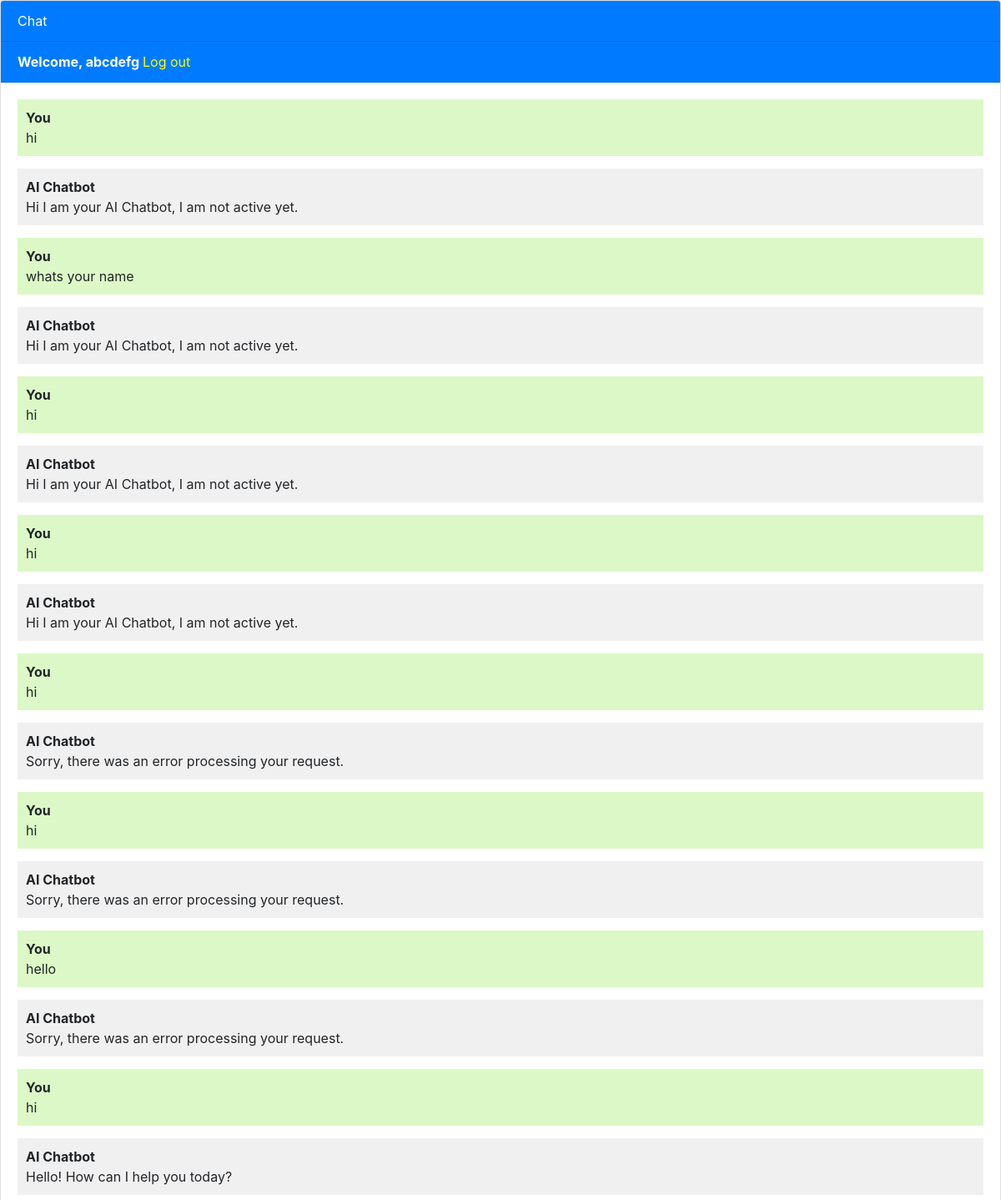
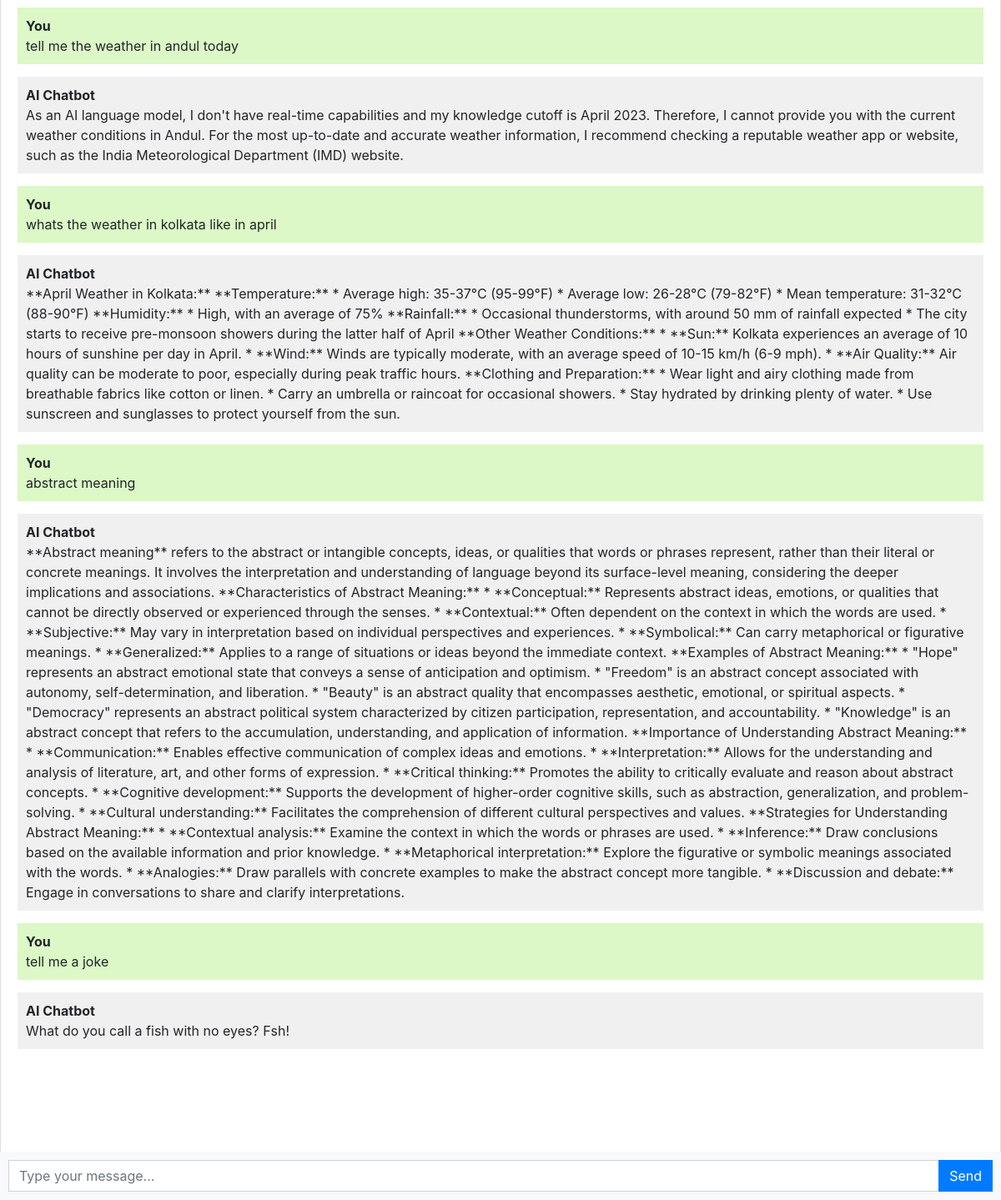
/chatbot (signed in), run on the app's committed database (2 pictures, top to bottom).
### chatbot/models.py (models this page shows, shortened)
class Chat(models.Model):
    user = models.ForeignKey(User, on_delete=models.CASCADE)
    message = models.TextField()
    response = models.TextField()
    created_at = models.DateTimeField(auto_now_add=True)

### chatbot/views.py (the view, shortened to what this page needs)
# urls.py: path('chatbot', views.chatbot, name='chatbot'),
def chatbot(request):
    chats = Chat.objects.filter(user=request.user)
    return render(request, 'chatbot.html', {'chats': chats})

### templates/chatbot.html (shortened to what this page needs)
{% extends 'base.html' %}
{% block content %}
<div class="chat-container">
  <div class="card flex-grow-1">
    <div class="card-header bg-primary text-white">Chat</div>
    {% if user.is_authenticated %}
    <div class="card-header bg-primary text-white"><b>Welcome, {{ user.username }} </b> <a href='login' style='color: yellow'> Log out</a></div>
    {% else %}
    <div class="card-header bg-primary text-white"><b>Please Log in</b><a href='login' style='color: yellow;'>Log in</a>      <a href="register"style='color: yellow;'>Register</a></div>
    {% endif%}
    <div class="card-body messages-box">
    <ul class="list-unstyled messages-list">
        {% for chat in  chats %}
          {% if chat.user == request.user %}
              <li class="message sent">
          <div class="message-text">
            <div class="message-sender">
              <b>You</b>
            </div>
            <div class="message-content">
              {{ chat.message }}
            </div>
          </div>
        </li>
              <li class="message received">
          <div class="message-text">
            <div class="message-sender">
              <b>AI Chatbot</b>
            </div>
            <div class="message-content">
              {{ chat.response }}
            </div>
          </div>
        </li>
          {% endif %}
        {% endfor %}
      </ul>
    </div>
    <br><br>
    <br><br>
    <br><br>
  </div>
  <form class="message-form">
    <div class="input-group">
      <input type="text" class="form-control message-input" placeholder="Type your message...">
      <div class="input-group-append">
        <button type="submit" class="btn btn-primary btn-send">Send</button>
      </div>
    </div>
  </form>
</div>
{% endblock %}

### templates/base.html (shortened to what this page needs)
<!DOCTYPE html>
<html lang="en">
  <head>
    <link rel="stylesheet" href="https://stackpath.bootstrapcdn.com/bootstrap/4.3.1/css/bootstrap.min.css">
  </head>
  <body>
    {% block content %}{% endblock %}
  </body>
</html>

### templates/chatbot.html (style rules this page uses)
body, html { height: 100%; }
.messages-box { flex: 1; overflow-y: auto; }
.messages-list { padding-left: 0; }
.message { margin-bottom: 15px; list-style: none; }
.message-text { padding: 10px; border-radius: 5px; }
.sent { background-color: #dcf8c6; align-self: flex-end; }
.received { background-color: #f1f0f0; align-self: flex-start; }
.message-form { display: flex; position: fixed; bottom: 0; left: 0; right: 0; padding: 10px; background-color: #f8f9fa; }
.message-input { flex: 1; border-radius: 0; border-right: none; }
.btn-send { border-radius: 0; }
.chat-container { height: 100%; display: flex; flex-direction: column; }

### data on the page
Chat: message "hi", response "Hi I am your AI Chatbot, I am not active yet."
Chat: message "whats your name", response "Hi I am your AI Chatbot, I am not active yet."
Chat: message "hi", response "Hi I am your AI Chatbot, I am not active yet."
Chat: message "hi", response "Hi I am your AI Chatbot, I am not active yet."
Chat: message "hi", response "Sorry, there was an error processing your request."
Chat: message "hi", response "Sorry, there was an error processing your request."
Chat: message "hello", response "Sorry, there was an error processing your request."
Chat: message "hi", response "Hello! How can I help you today?"
Chat: message "tell me the weather in andul today", response "As an AI language model, I don't have real-time capabilities and my knowledge cutoff is April 2023. Therefore, I cannot provide you with the current weather conditions in Andul. For the most up-to-date and accurate weather information, I recommend checking a reputable weather app or website, such as the India Meteorological Department (IMD) website."
Chat: message "whats the weather in kolkata like in april", response "**April Weather in Kolkata:** **Temperature:** * Average high: 35-37°C (95-99°F) * Average low: 26-28°C (79-82°F) * Mean temperature: 31-32°C (88-90°F) **Humidity:** * High, with an average of 75% **Rainfall:** * Occasional thunderstorms, with around 50 mm of rainfall expected * The city starts to receive pre-monsoon showers during the latter half of April **Other Weather Conditions:** * **Sun:** Kolkata experiences an average of 10 hours of sunshine per day in April. * **Wind:** Winds are typically moderate, with an average speed of 10-15 km/h (6-9 mph). * **Air Quality:** Air quality can be moderate to poor, especially during peak traffic hours. **Clothing and Preparation:** * Wear light…"
Chat: message "abstract meaning", response "**Abstract meaning** refers to the abstract or intangible concepts, ideas, or qualities that words or phrases represent, rather than their literal or concrete meanings. It involves the interpretation and understanding of language beyond its surface-level meaning, considering the deeper implications and associations. **Characteristics of Abstract Meaning:** * **Conceptual:** Represents abstract ideas, emotions, or qualities that cannot be directly observed or experienced through the senses. * **Contextual:** Often dependent on the context in which the words are used. * **Subjective:** May vary in interpretation based on individual perspectives and experiences. * **Symbolical:** Can carry…"
Chat: message "tell me a joke", response "What do you call a fish with no eyes? Fsh!"

### other printed values
{{ user.username }} "abcdefg"
